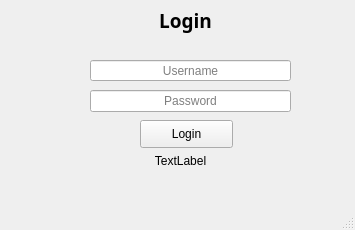
<?xml version="1.0" encoding="UTF-8"?>
<ui version="4.0">
 <class>MainWindow</class>
 <widget class="QMainWindow" name="MainWindow">
  <property name="geometry">
   <rect>
    <x>0</x>
    <y>0</y>
    <width>355</width>
    <height>230</height>
   </rect>
  </property>
  <property name="windowTitle">
   <string>MainWindow</string>
  </property>
  <widget class="QWidget" name="centralwidget">
   <widget class="QLabel" name="label">
    <property name="geometry">
     <rect>
      <x>20</x>
      <y>150</y>
      <width>321</width>
      <height>21</height>
     </rect>
    </property>
    <property name="text">
     <string>TextLabel</string>
    </property>
    <property name="alignment">
     <set>Qt::AlignCenter</set>
    </property>
   </widget>
   <widget class="QLabel" name="label_2">
    <property name="geometry">
     <rect>
      <x>110</x>
      <y>0</y>
      <width>51</width>
      <height>41</height>
     </rect>
    </property>
    <property name="text">
     <string/>
    </property>
    <property name="pixmap">
     <pixmap>../../../../Downloads/cadeado.ico</pixmap>
    </property>
    <property name="scaledContents">
     <bool>true</bool>
    </property>
   </widget>
   <widget class="QLabel" name="label_3">
    <property name="geometry">
     <rect>
      <x>120</x>
      <y>0</y>
      <width>131</width>
      <height>41</height>
     </rect>
    </property>
    <property name="palette">
     <palette>
      <active>
       <colorrole role="Link">
        <brush brushstyle="SolidPattern">
         <color alpha="255">
          <red>255</red>
          <green>255</green>
          <blue>127</blue>
         </color>
        </brush>
       </colorrole>
      </active>
      <inactive>
       <colorrole role="Link">
        <brush brushstyle="SolidPattern">
         <color alpha="255">
          <red>255</red>
          <green>255</green>
          <blue>127</blue>
         </color>
        </brush>
       </colorrole>
      </inactive>
      <disabled>
       <colorrole role="Link">
        <brush brushstyle="SolidPattern">
         <color alpha="255">
          <red>255</red>
          <green>255</green>
          <blue>127</blue>
         </color>
        </brush>
       </colorrole>
      </disabled>
     </palette>
    </property>
    <property name="font">
     <font>
      <family>Arial Black</family>
      <pointsize>14</pointsize>
      <weight>75</weight>
      <bold>true</bold>
     </font>
    </property>
    <property name="text">
     <string>Login</string>
    </property>
    <property name="textFormat">
     <enum>Qt::AutoText</enum>
    </property>
    <property name="alignment">
     <set>Qt::AlignCenter</set>
    </property>
   </widget>
   <widget class="QLabel" name="label_4">
    <property name="geometry">
     <rect>
      <x>60</x>
      <y>50</y>
      <width>31</width>
      <height>31</height>
     </rect>
    </property>
    <property name="font">
     <font>
      <family>Arial Black</family>
      <pointsize>11</pointsize>
      <weight>75</weight>
      <bold>true</bold>
     </font>
    </property>
    <property name="text">
     <string/>
    </property>
    <property name="pixmap">
     <pixmap>../../../../Downloads/log.ico</pixmap>
    </property>
    <property name="scaledContents">
     <bool>true</bool>
    </property>
   </widget>
   <widget class="QLineEdit" name="lineEdit">
    <property name="geometry">
     <rect>
      <x>90</x>
      <y>60</y>
      <width>201</width>
      <height>21</height>
     </rect>
    </property>
    <property name="text">
     <string/>
    </property>
    <property name="alignment">
     <set>Qt::AlignCenter</set>
    </property>
    <property name="placeholderText">
     <string>Username</string>
    </property>
   </widget>
   <widget class="QLineEdit" name="lineEdit_2">
    <property name="geometry">
     <rect>
      <x>90</x>
      <y>90</y>
      <width>201</width>
      <height>22</height>
     </rect>
    </property>
    <property name="echoMode">
     <enum>QLineEdit::Password</enum>
    </property>
    <property name="alignment">
     <set>Qt::AlignCenter</set>
    </property>
    <property name="placeholderText">
     <string>Password</string>
    </property>
   </widget>
   <widget class="QPushButton" name="pushButton">
    <property name="geometry">
     <rect>
      <x>140</x>
      <y>120</y>
      <width>93</width>
      <height>28</height>
     </rect>
    </property>
    <property name="text">
     <string>Login</string>
    </property>
   </widget>
   <widget class="QLabel" name="label_5">
    <property name="geometry">
     <rect>
      <x>60</x>
      <y>90</y>
      <width>31</width>
      <height>21</height>
     </rect>
    </property>
    <property name="font">
     <font>
      <family>Arial Black</family>
      <pointsize>11</pointsize>
      <weight>75</weight>
      <bold>true</bold>
     </font>
    </property>
    <property name="text">
     <string/>
    </property>
    <property name="pixmap">
     <pixmap>../../../../Downloads/cad.ico</pixmap>
    </property>
    <property name="scaledContents">
     <bool>true</bool>
    </property>
   </widget>
  </widget>
  <widget class="QMenuBar" name="menubar">
   <property name="geometry">
    <rect>
     <x>0</x>
     <y>0</y>
     <width>355</width>
     <height>26</height>
    </rect>
   </property>
  </widget>
  <widget class="QStatusBar" name="statusbar"/>
 </widget>
 <resources/>
 <connections/>
</ui>
